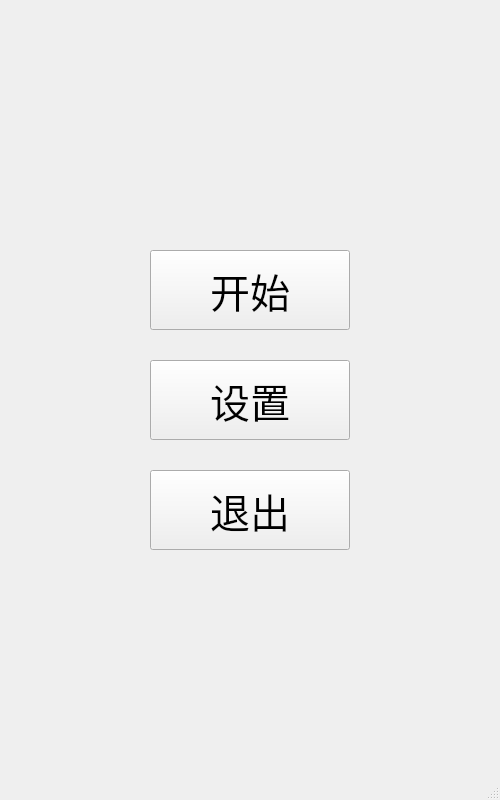
<?xml version="1.0" encoding="UTF-8"?>
<ui version="4.0">
 <class>MainWindow</class>
 <widget class="QMainWindow" name="MainWindow">
  <property name="geometry">
   <rect>
    <x>0</x>
    <y>0</y>
    <width>500</width>
    <height>800</height>
   </rect>
  </property>
  <property name="minimumSize">
   <size>
    <width>500</width>
    <height>800</height>
   </size>
  </property>
  <property name="maximumSize">
   <size>
    <width>500</width>
    <height>800</height>
   </size>
  </property>
  <property name="windowTitle">
   <string>MainWindow</string>
  </property>
  <widget class="QWidget" name="centralwidget">
   <widget class="QPushButton" name="start">
    <property name="geometry">
     <rect>
      <x>150</x>
      <y>250</y>
      <width>200</width>
      <height>80</height>
     </rect>
    </property>
    <property name="font">
     <font>
      <pointsize>30</pointsize>
     </font>
    </property>
    <property name="text">
     <string>开始</string>
    </property>
   </widget>
   <widget class="QPushButton" name="exit">
    <property name="geometry">
     <rect>
      <x>150</x>
      <y>470</y>
      <width>200</width>
      <height>80</height>
     </rect>
    </property>
    <property name="font">
     <font>
      <pointsize>30</pointsize>
     </font>
    </property>
    <property name="text">
     <string>退出</string>
    </property>
   </widget>
   <widget class="QPushButton" name="set">
    <property name="geometry">
     <rect>
      <x>150</x>
      <y>360</y>
      <width>200</width>
      <height>80</height>
     </rect>
    </property>
    <property name="font">
     <font>
      <pointsize>30</pointsize>
     </font>
    </property>
    <property name="text">
     <string>设置</string>
    </property>
   </widget>
  </widget>
  <widget class="QMenuBar" name="menubar">
   <property name="geometry">
    <rect>
     <x>0</x>
     <y>0</y>
     <width>500</width>
     <height>25</height>
    </rect>
   </property>
  </widget>
  <widget class="QStatusBar" name="statusbar"/>
 </widget>
 <resources/>
 <connections/>
</ui>
